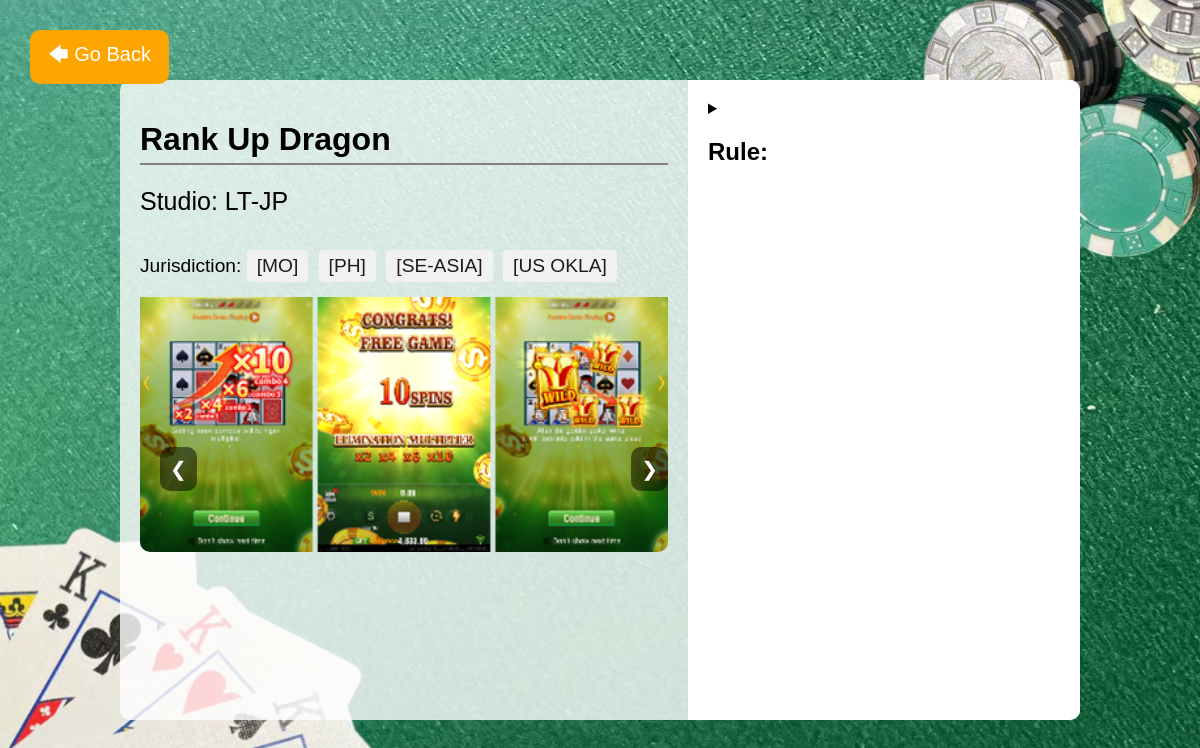
The app's page /30 with its own data.
### try/models.py (models this page shows, shortened)
class Game(models.Model):
    brand = models.CharField(max_length=100)
    name = models.CharField(max_length=100)
    rule = models.TextField()
    link = models.URLField(null=True, blank=True)
    TYPE_CHOICES = [
        ('ETG', 'ETG'),
        ('SLOT', 'Slot'),
    ]
    type = models.CharField(max_length=100, choices=TYPE_CHOICES, default='SLOT')

class Jurisdiction(models.Model):
    Jurisdiction_CHOICES = [
        ('MO', 'MACAU'),
        ('PH', 'PH-PAGCOR'),
        ('SE-ASIA', 'SE-asia'),
        ('US CA-TRIBAL', 'US CA-Tribal'),
        ('US FL-PARI', 'US FL-Pari'),
        ('US FL-SEMINOLE', 'US FL-Seminole'),
        ('US OKLA', 'US OKLA'),
        ('US OKLA-CHICKSAW', 'US OKLA-Chicksaw'),
        ('US OKLA-CHOCTAW', 'US OKLA-Choctaw'),
        ('US MISSISSPPI', 'US Mississppi'),
        ('US MS CHOCTAW', 'US MS Choctaw'),
        ('PUERTO RICO', 'Puerto Rico'),
        ('US ARKANSAS', 'US Arkansas'),
        ('US NORTH-DAKOTA', 'US North-Dakota'),
        ('US NEBRASKA', 'US Nebraska'),
    ]
    jurisdiction = models.CharField(max_length=100, choices=Jurisdiction_CHOICES)
    game = models.ForeignKey(Game, on_delete=models.CASCADE)

class Image(models.Model):
    image = models.ImageField(upload_to='game_images/')
    game = models.ForeignKey(Game, on_delete=models.CASCADE)

### try/views.py (the view)
# urls.py: path('<int:game_id>', game_detail_view, name='game_detail'),
def game_detail_view(request, game_id):
    game = get_object_or_404(Game, id=game_id)
    return render(request, 'game_detail1.html', {'game': game})

### templates/game_detail1.html (shortened to what this page needs)
<!DOCTYPE html>
{% block mymessage %}
<html lang="en">
<head>
</head>
<body>
    <div>
    <button id="goBackButton">🡄 Go Back</button>
    </div>
    <div class="container">
        <div class="left-side">
            <h1>{{ game.name }}</h1>
            <div class="title">Studio: {{ game.brand }}</div>
            <p>Jurisdiction:
                {% for jurisdiction in game.jurisdiction_set.all %}
                <span class="jurisdiction-tag">[{{ jurisdiction.jurisdiction }}]</span>
                {% endfor %}
            </p>
            <div class="carousel">
                <div class="carousel-track">
                    {% for image in game.image_set.all %}
                    <div class="carousel-item">
                    <img src="{{ image.image.url }}" alt="Game Image" class="game-image">
                    </div>
                    {% endfor %}
                </div>
                <div class="carousel-nav">
                    <button class="carousel-button" id="prevButton">❮</button>
                    <button class="carousel-button" id="nextButton">❯</button>
                </div>
            </div>
        </div>
        <div class="right-side">
            <details>
                <summary><h2>Rule:</h2></summary>
            </details>
        </div>
    </div>
</body>
</html>
{% endblock %}

### templates/game_detail1.html (style rules this page uses)
button { background-color:orange; border-radius: 10px; border-color:transparent; color: white; padding: 8px 16px; text-align: center; text-decoration: none; display: inline-block; font-size: 20px; margin: -50px 0px 10px 20px; transition-duration: 0.4s; cursor: pointer; }
body { margin: 0; padding: 0; font-family: Arial, sans-serif; background-size: cover; background-position: center; display: flex; justify-content: center; align-items: center; height: 100vh; background-image: url("media/background.jpg"); }
h1 { width: 100%; padding-bottom: 5px; border-bottom: 2px solid grey; }
.container { width: 80%; height: 80%; background: rgba(255, 255, 255, 0.8); display: flex; border-radius: 10px; overflow: hidden; }
.left-side, .right-side { padding: 20px; }
.left-side { width: 60%; display: flex; flex-direction: column; }
.right-side { width: 40%; background: #fff; overflow-y: auto; }
.title { font-size: 25px; margin-bottom: 15px; }
.carousel { flex-grow: 1; display: flex; align-items: center; overflow: hidden; position: relative; }
.carousel-track { display: flex; transition: transform 0.5s ease; }
.carousel-item { min-width: 100%; box-sizing: border-box; }
.carousel img, .carousel iframe { width: 100%; border-radius: 10px; }
.carousel-nav { position: absolute; top: 50%; width: 100%; display: flex; justify-content: space-between; transform: translateY(-50%); }
.carousel-button { background: rgba(0, 0, 0, 0.5); border: none; color: white; padding: 10px; cursor: pointer; }
#goBackButton { position: fixed; top: 80px; left: 10px; }
p { font-size: 1.2rem; margin-bottom: 10px; }
.jurisdiction-tag { display: inline-block; background-color: #f1f1f1; color: #1c1c1c; padding: 5px 10px; border-radius: 4px; margin-right: 5px; margin-bottom: 5px; }

### records on screen
Game: name "Rank Up Dragon", brand "LT-JP"
Jurisdiction: jurisdiction "MO"
Jurisdiction: jurisdiction "PH"
Jurisdiction: jurisdiction "SE-ASIA"
Jurisdiction: jurisdiction "US OKLA"
Image: image (picture)
